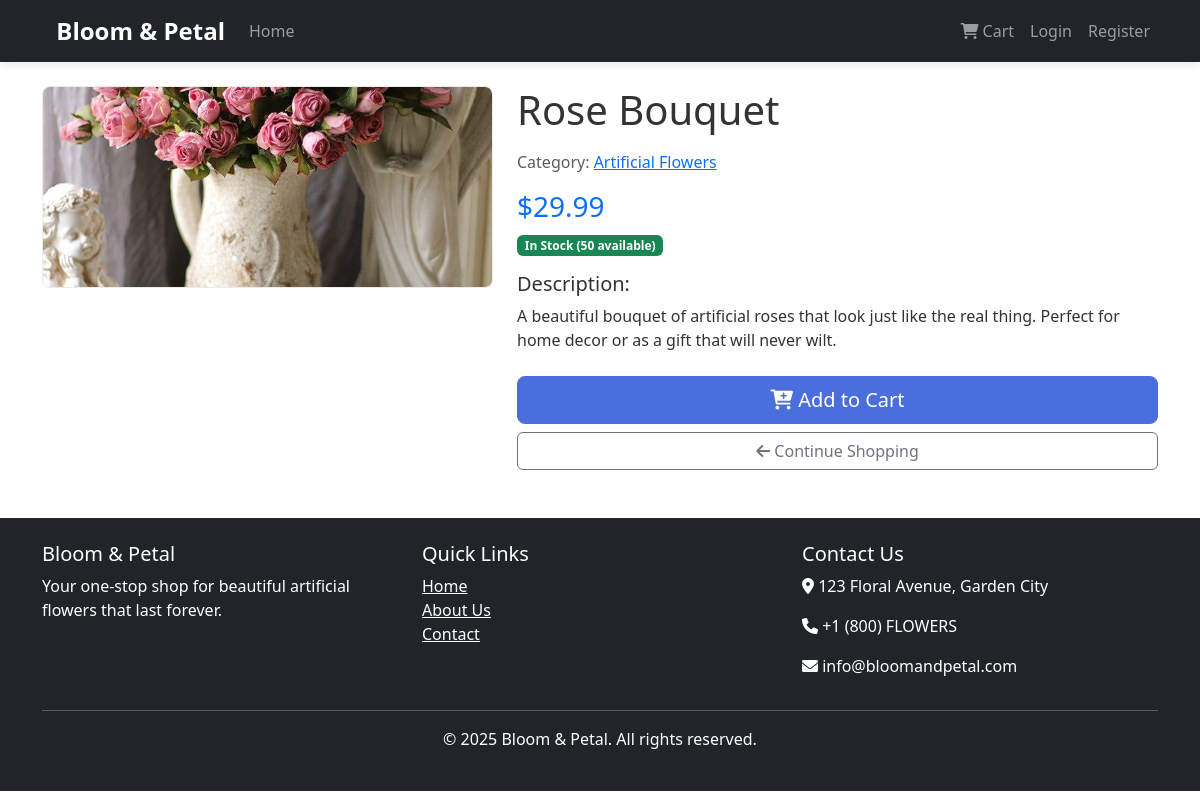
/product/1/, run on the app's committed database.
### store/models.py (models this page shows, shortened)
class Product(models.Model):
    name = models.CharField(max_length=200)
    description = models.TextField()
    price = models.DecimalField(max_digits=10, decimal_places=2)
    category = models.ForeignKey(Category, on_delete=models.CASCADE, related_name='products')
    image = models.ImageField(upload_to='products/', blank=True, null=True)
    stock = models.PositiveIntegerField(default=0)
    available = models.BooleanField(default=True)
    created = models.DateTimeField(auto_now_add=True)
    updated = models.DateTimeField(auto_now=True)

class Category(models.Model):
    name = models.CharField(max_length=100)
    description = models.TextField(blank=True)
    class Meta:
        verbose_name_plural = 'Categories'

### store/views.py (the view)
# urls.py: path('product/<int:product_id>/', views.product_detail, name='product_detail'),
def product_detail(request, product_id):
    product = get_object_or_404(Product, id=product_id, available=True)
    return render(request, 'store/product_detail.html', {'product': product})

### store/templates/store/product_detail.html (shortened to what this page needs)
{% extends 'store/base.html' %}
{% block content %}
<div class="row">
    <div class="col-md-5">
        <div class="card mb-4">
            {% if product.image %}
            <img src="{{ product.image.url }}" class="card-img-top" alt="{{ product.name }}">
            {% else %}
            <div class="bg-light text-center py-5">
                <i class="fas fa-image fa-5x text-muted"></i>
            </div>
            {% endif %}
        </div>
    </div>
    <div class="col-md-7">
        <h1 class="mb-3">{{ product.name }}</h1>
        <p class="text-muted">Category: <a href="{% url 'category_products' product.category.id %}">{{ product.category.name }}</a></p>
        <div class="mb-3">
            <h3 class="text-primary">${{ product.price }}</h3>
            <p class="text-muted">
                {% if product.stock > 0 %}
                <span class="badge bg-success">In Stock ({{ product.stock }} available)</span>
                {% else %}
                <span class="badge bg-danger">Out of Stock</span>
                {% endif %}
            </p>
        </div>
        <div class="mb-4">
            <h5>Description:</h5>
            <p>{{ product.description }}</p>
        </div>
        <div class="d-grid gap-2">
            <a href="{% url 'add_to_cart' product.id %}" class="btn btn-primary btn-lg">
                <i class="fas fa-cart-plus"></i> Add to Cart
            </a>
            <a href="{% url 'home' %}" class="btn btn-outline-secondary">
                <i class="fas fa-arrow-left"></i> Continue Shopping
            </a>
        </div>
    </div>
</div>
{% endblock %}

### static/css/main.css (style rules this page uses)
body { font-family: 'Segoe UI', Tahoma, Geneva, Verdana, sans-serif; color: #333; }
.card { transition: transform 0.3s, box-shadow 0.3s; border-radius: 8px; overflow: hidden; border: 1px solid rgba(0, 0, 0, 0.08); }
.card-img-top { height: 200px; object-fit: cover; }
.btn-primary { background-color: #4a6fdc; border-color: #4a6fdc; }

### data on the page
Product: image (picture), name "Rose Bouquet", category.name "Artificial Flowers", price "29.99", stock "50", description "A beautiful bouquet of artificial roses that look just like the real thing. Perfect for home decor or as a gift that will never wilt."
